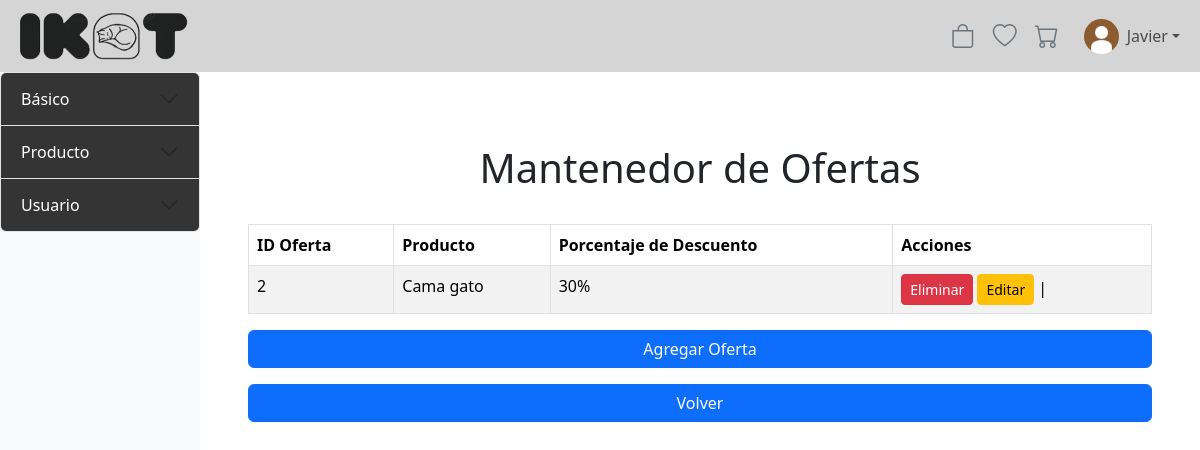
The page /mantenedores/Mantenedor_ofertas/mostrar_ofertas.php (signed in) on the database as committed earlier.
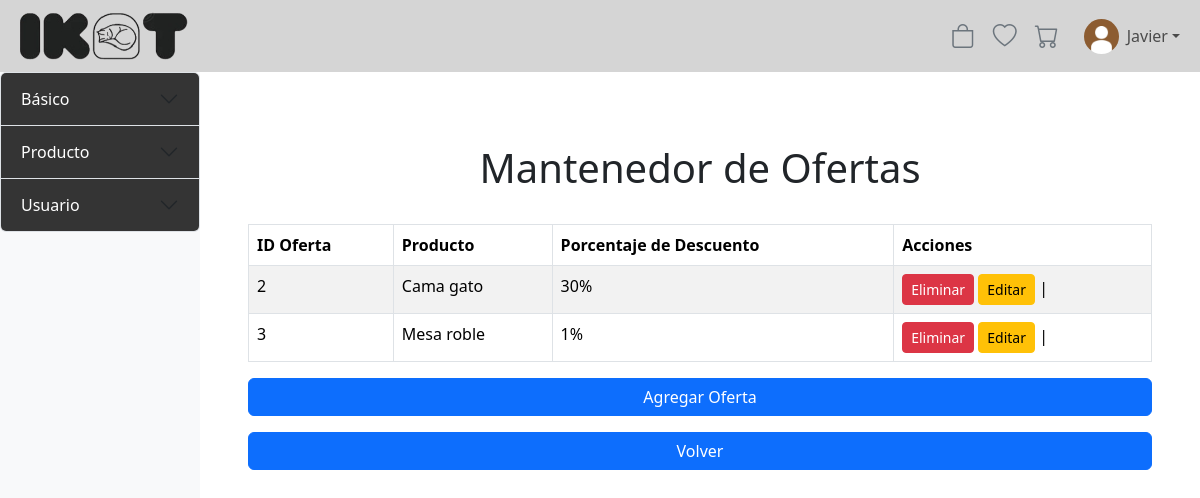
The same page on the database as committed later.
### tables this page shows
CREATE TABLE `oferta` (
  `id_oferta` int(10) NOT NULL,
  `porcentaje_descuento` float NOT NULL,
  `activo` tinyint(1) NOT NULL,
  `id_producto` int(10) NOT NULL
);

CREATE TABLE `producto` (
  `id_producto` int(10) NOT NULL,
  `nombre_producto` varchar(50) NOT NULL,
  `precio_unitario` int(11) NOT NULL,
  `stock_producto` int(11) NOT NULL,
  `descripcion_producto` text NOT NULL,
  `foto_producto` varchar(255) NOT NULL,
  `cantidad_vendida` int(11) NOT NULL,
  `top_venta` tinyint(1) NOT NULL,
  `activo` tinyint(1) NOT NULL,
  `id_subcategoria` int(11) DEFAULT NULL
);

### mantenedores/Mantenedor_ofertas/mostrar_ofertas.php (the view, shortened to what this page needs)
<?php
include '../../config/conexion.php';
?>
<!DOCTYPE html>
<html lang="en">
<head>
    <link href="https://cdn.jsdelivr.net/npm/bootstrap@5.3.3/dist/css/bootstrap.min.css" rel="stylesheet">
    <link rel="stylesheet" href="https://cdn.jsdelivr.net/npm/bootstrap-icons@1.11.3/font/bootstrap-icons.min.css">
    <link rel="stylesheet" href="..\..\assets\css\styles.css">
</head>
<body>
    <?php include $_SERVER['DOCUMENT_ROOT'] . '/xampp/TIS-1/IKAT/templates/header.php';?>
    <div class="d-flex">
        <?php include '../sidebar-mantenedores.php';?>
        <div class="content-area flex-grow-1 p-5 col-4 col-md-10">
            <h1 class="text-center p-4">Mantenedor de Ofertas</h1>
            <div class="table-responsive">
                <?php
                    $query = "SELECT o.id_oferta, o.porcentaje_descuento, p.id_producto, p.nombre_producto
                              FROM oferta o
                              JOIN producto p ON o.id_producto = p.id_producto";
                    $result = $conn->query($query);
                    if ($result && $result->num_rows > 0) {
                        echo "<table class='table table-bordered table-striped'>
                                <thead class='thead-dark'>
                                    <tr>
                                        <th>ID Oferta</th>
                                        <th>Producto</th>
                                        <th>Porcentaje de Descuento</th>
                                        <th>Acciones</th>
                                    </tr>
                                </thead>
                                <tbody>";
                        while ($row = $result->fetch_assoc()) {
                            echo "<tr>
                                    <td>" . $row["id_oferta"] . "</td>
                                    <td>" . $row["nombre_producto"] . "</td>
                                    <td>" . $row["porcentaje_descuento"] . "%</td>
                                    <td>
                                        <form action='borrar_oferta.php' method='post' style='display:inline;'>
                                            <input type='hidden' name='id_oferta' value='" . $row["id_oferta"] . "'>
                                            <button class='btn btn-danger btn-sm' type='submit'>Eliminar</button>
                                        </form>
                                        <a class='btn btn-warning btn-sm' data-bs-toggle='modal' data-bs-target='#editarOfertaModal" . $row["id_oferta"] . "'>Editar</a> |
                                    </td>
                                  </tr>";
                        }
                        echo "</tbody></table>";
                        echo "<a class='btn btn-primary mt-3 d-block' data-bs-toggle='modal' data-bs-target='#agregarOfertaModal'>Agregar Oferta</a>";
                        echo "<a href='../Mantenedor_producto/mostrar_producto.php' class='btn btn-primary mt-3 d-block'>Volver</a>";
                    } else {
                        echo "<p class='text-center'>No hay ofertas disponibles.</p>";
                        echo "<a class='btn btn-primary mt-3 d-block' data-bs-toggle='modal' data-bs-target='#agregarOfertaModal'>Agregar Oferta</a>";
                        echo "<a href='../Mantenedor_producto/mostrar_producto.php' class='btn btn-primary mt-3 d-block'>Volver</a>";
                    }
                ?>
            </div>
        </div>
    </div>
</body>
</html>

### templates/header.php (shortened to what this page needs)
<nav class="navbar navbar-expand-lg">
    <div class="container-fluid">
        <?php
            if (isset($_SESSION['tipo_usuario'])) {
                if ($_SESSION['tipo_usuario'] === 'Superadmin') { ?>
                <a href="/xampp/TIS-1/IKAT/views/menu_rol/menu_supadm.php">
                    <img width="180px" height="auto" src="/xampp/TIS-1/IKAT/assets/images/ikat.png" alt="Ikat">
                </a>
                <?php
                } elseif ($_SESSION['tipo_usuario'] === 'Admin') { ?>
                <a href="/xampp/TIS-1/IKAT/views/menu_rol/menu_adm.php">
                    <img width="180px" height="auto" src="/xampp/TIS-1/IKAT/assets/images/ikat.png" alt="Ikat">
                </a>
                <?php
                } elseif ($_SESSION['tipo_usuario'] === 'Registrado') { ?>
                <a href="/xampp/TIS-1/IKAT/views/menu_rol/menu_reg.php">
                    <img width="180px" height="auto" src="/xampp/TIS-1/IKAT/assets/images/ikat.png" alt="Ikat">
                </a>
                <?php
                }
            } else { ?>
                <a href="../index.php">
                    <img width="180px" height="auto" src="/xampp/TIS-1/IKAT/assets/images/ikat.png" alt="Ikat">
                </a>
            <?php
            }
        ?>
        <div class="collapse navbar-collapse" id="navbarContent">
            <ul class="navbar-nav ms-auto align-items-center text-center">
                <li class="nav-item d-flex align-items-center gap-3">
                    <a href="/xampp/TIS-1/IKAT/views/catalogo.php" class="btn btn-link d-none d-lg-flex p-0">
                        <i class="bi bi-bag fs-4 text-secondary"></i>
                    </a>
                    <a href="/xampp/TIS-1/IKAT/views/deseados.php" class="btn btn-link p-0 d-none d-lg-flex">
                        <i class="bi bi-heart fs-4 text-secondary"></i>
                    </a>
                    <a href="/xampp/TIS-1/IKAT/views/carrito.php" class="btn btn-link p-0 d-none d-lg-flex">
                        <i class="bi bi-cart fs-4 text-secondary"></i>
                    </a>
                    <div class="nav-item dropdown">
                        <a class="nav-link dropdown-toggle d-flex align-items-center" href="#" role="button"
                            data-bs-toggle="dropdown" aria-expanded="false">
                            <img src="/xampp/TIS-1/IKAT/assets/images/profile/01.webp"
                            alt="User Image" class="user-avatar me-2">
                            <span> <?php echo isset($_SESSION['nombre_usuario']) ? $_SESSION['nombre_usuario'] : 'Usuario'; ?> </span>
                        </a>
                    </div>
                </li>
            </ul>
        </div>
    </div>
</nav>

### mantenedores/sidebar-mantenedores.php (shortened to what this page needs)
<div id="sidebar" class="collapse show d-lg-block bg-light" style="width: 250px;">
    <div class="accordion" id="accordionSidebar">
        <div class="accordion-item">
            <h4 class="accordion-header" id="headingBasico">
                <button class="accordion-button collapsed" type="button" data-bs-toggle="collapse"
                        data-bs-target="#basicoLinks" aria-expanded="false" aria-controls="basicoLinks">
                    Básico
                </button>
            </h4>
        </div>
        <div class="accordion-item">
            <h4 class="accordion-header" id="headingProducto">
                <button class="accordion-button collapsed" type="button" data-bs-toggle="collapse"
                        data-bs-target="#productoLinks" aria-expanded="false" aria-controls="productoLinks">
                    Producto
                </button>
            </h4>
        </div>
        <?php if ($_SESSION['tipo_usuario'] == 'Superadmin'): ?>
        <div class="accordion-item">
            <h4 class="accordion-header" id="headingUsuario">
                <button class="accordion-button collapsed" type="button" data-bs-toggle="collapse"
                        data-bs-target="#usuarioLinks" aria-expanded="false" aria-controls="usuarioLinks">
                    Usuario
                </button>
            </h4>
        </div><?php endif; ?>
    </div>
</div>

### assets/css/styles.css (style rules this page uses)
body { cursor: url("../../assets/images/cathand.png"),auto; }
a.btn, a.nav-link, a.link-primary, button, [type="button"], [type="submit"] { cursor: url("../../assets/images/pointer.png"), pointer; }
a, button.btn, .input-group-text, button.input-group-text { cursor: url("../../assets/images/pointer.png"), pointer !important; }
.navbar { background-color: #d5d5d5; }
#sidebar { min-height: 100vh; width: 250px; background-color: #D5D5D5; transition: transform 0.3s ease; }
#sidebar .accordion-button { background-color: #343434; color: rgb(255, 255, 255); }
.user-avatar { width: 35px; height: 35px; object-fit: cover; border-radius: 50%; }

Rows that differ between the two databases and show on the page:
added oferta: id_oferta "3", id_producto.nombre_producto "Mesa roble", porcentaje_descuento "1"
